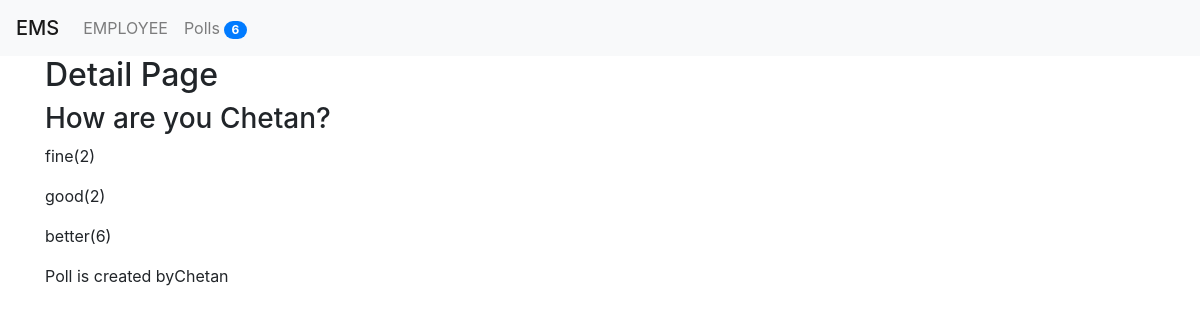
Page /1/details/ on the committed database.
### poll/models.py (models this page shows, shortened)
class Question(models.Model):
    title=models.TextField(null=True,blank=True)
    status=models.CharField(max_length=10)
    created_by=models.ForeignKey(User,null=True,blank=True,on_delete=models.CASCADE)
    created_at=models.DateTimeField(auto_now_add=True)
    updated_at=models.DateTimeField(auto_now=True)
    @property
    def choices(self):
        return self.choice_set.all()

class Choice(models.Model):
    question=models.ForeignKey(Question,on_delete=models.CASCADE)
    text = models.TextField(null=True,blank=True)
    created_at = models.DateTimeField(auto_now_add=True)
    updated_at = models.DateTimeField(auto_now=True)
    @property
    def votes(self):
        return self.answer_set.count()

### poll/views.py (the view)
# urls.py: path('<int:id>/details/',employee_details,name="employee_details"),
def details(request,id=None):
    context={}
    question=Question.objects.get(id=id)
    context['question']=question
    return render(request,'ems/details.html',context)

### poll/context_processor.py (called while the page is built)
def polls_count(request):
    count = Question.objects.count()
    return {"polls_count":count}

### poll/templatetags/poll_extras.py (called while the page is built)
def upper(value):
    return value.upper()

### ems/templates/ems/details.html
{% extends 'ems/base.html' %}
{% block content %}
<h2> Detail Page</h2>
<h3>{{question.title}}</h3>
{% for choice in question.choices %}
<p>{{choice.text}}({{choice.votes}})</p>
{% empty %}
<p> There is no choice available for this question.</p>
{% endfor %}
<p>Poll is created by{{question.created_by.first_name}}</p>
{% endblock %}

### ems/templates/ems/base.html (shortened to what this page needs)
{% load static %}
<html>
    <head>
        <link rel="stylesheet" href="https://maxcdn.bootstrapcdn.com/bootstrap/4.0.0/css/bootstrap.min.css">
        <link rel="stylesheet" href="{% static 'css/custom.css' %}">
    </head>
    <body>
        {% include 'ems/header.html'  %}
        <div class="container">
            {% block content %}
            {% endblock content %}
        </div>
    </body>
</html>

### ems/templates/ems/header.html (shortened to what this page needs)
{% load poll_extras %}
<div class="navbar navbar-expand-lg navbar-light bg-light">
    <span class="navbar-brand mb-0 h1">EMS</span>
    <div class="collapse navbar-collapse" id="navbarNav">
        <ul class="navbar-nav">
            <li class="nav-item">
                <a class="nav-link" href="/employee/">
                    {{ "employee" | upper }}
                </a>
            </li>
            <li class="nav-item">
                <a class="nav-link" href="{% url 'polls_list' %}">
                    Polls
                    <span class="badge badge-primary badge-pill ">{{polls_count}}</span>
                </a>
            </li>
        </ul>
    </div>
</div>

### rows in the picture
Question: title "How are you Chetan?", created_by.first_name "Chetan"
Choice: text "fine", votes "2"
Choice: text "good", votes "2"
Choice: text "better", votes "6"

### other values in the picture
{{ "employee" | upper }} "EMPLOYEE"
{{ polls_count }} "6"
